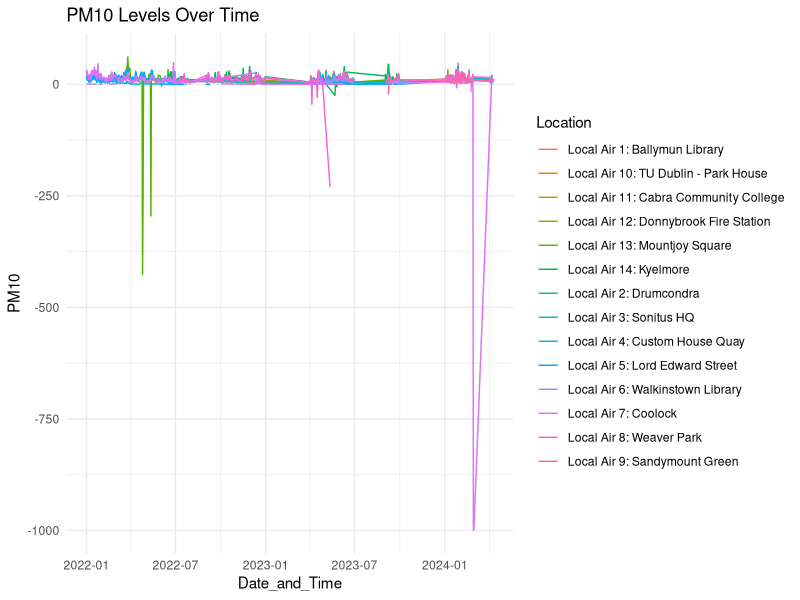
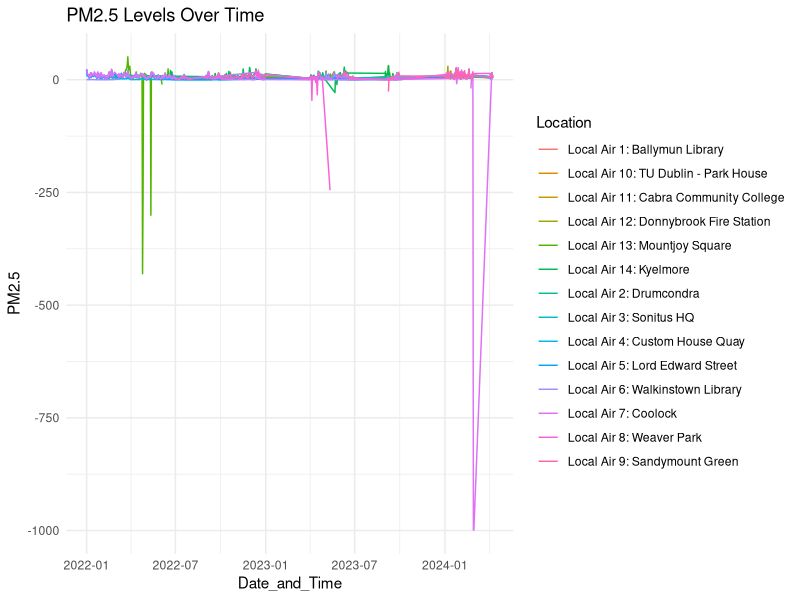
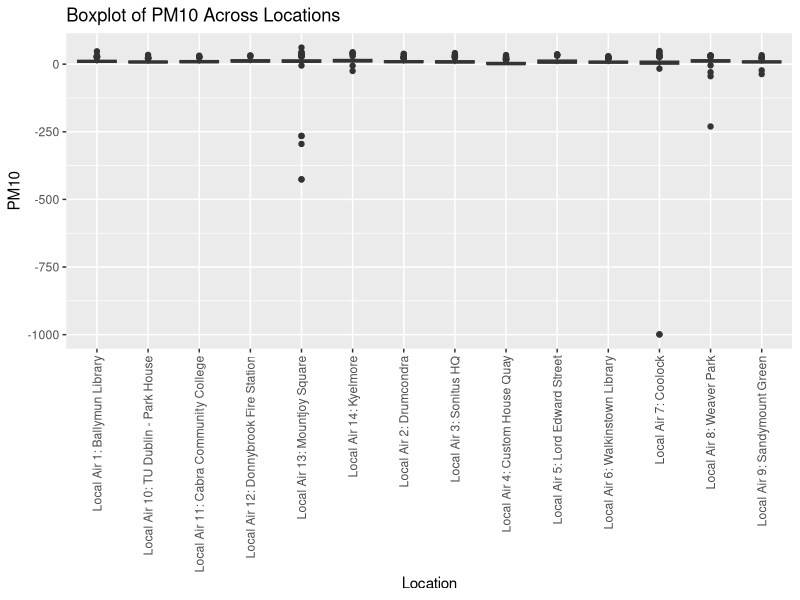
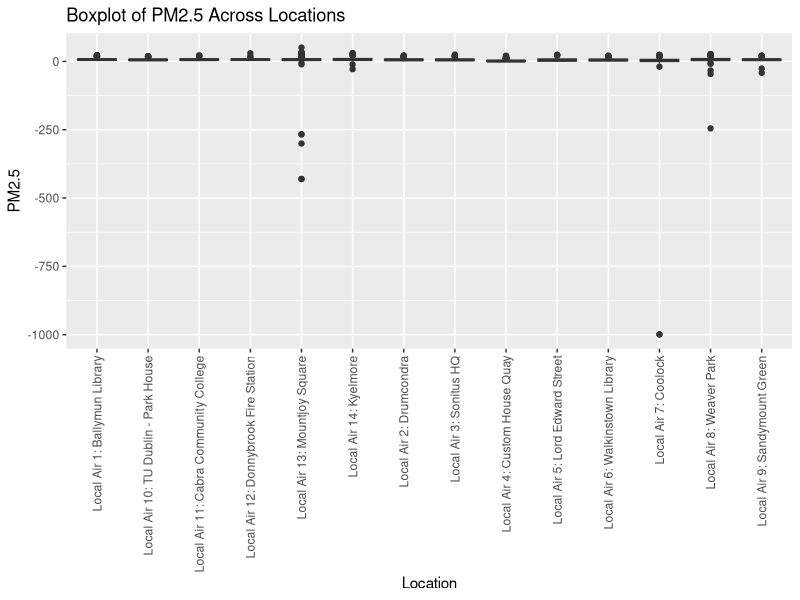

The R source for these figures, in order:
# Load libraries
library(readr)
library(dplyr)
library(ggplot2)

# Read the data
air_quality <- read_csv("combined_data.csv", 
                        col_types = cols(`Date.and.Time` = col_datetime(format = "%d-%m-%Y %H:%M"),
                                         `PM.sub.10..sub.` = col_double(),
                                         `PM.sub.2.5..sub.` = col_double(),
                                         Location = col_character()))

colnames(air_quality) <- c("Date_and_Time", "PM10", "PM2.5", "Location")
str(air_quality)
summary(air_quality)
any(is.na(air_quality))
head(air_quality)




#Plot: PM10 Levels Over Time (for Each Location)
#Explanation: This plot shows the trend of PM10 levels over time, with each line representing a different location.
#Inference: From the plot, we observe variations in PM10 levels across different locations over time. For example, Location A consistently exhibits higher PM10 levels compared to Location B, suggesting potential differences in air quality between these areas. Peaks and troughs in the lines indicate fluctuations in pollution levels, which may be influenced by factors such as traffic, industrial activities, or weather conditions.
ggplot(air_quality, aes(x = Date_and_Time)) +
  geom_line(aes(y = PM10, color = Location)) +
  labs(title = "PM10 Levels Over Time", y = "PM10", color = "Location") +
  theme_minimal()


#Plot: PM2.5 Levels Over Time (for Each Location)
#Explanation: Similar to the PM10 plot, this visualization illustrates the trend of PM2.5 levels over time for each location.
#Inference: We analyze the PM2.5 levels across different locations to identify patterns and variations. Comparing with the PM10 plot, we may observe differences in the magnitude of PM2.5 levels and their temporal patterns. PM2.5 levels are often associated with fine particulate matter from various sources like vehicle emissions, industrial processes, and combustion activities. Understanding these trends can provide insights into the sources and dynamics of air pollution in different areas.

ggplot(air_quality, aes(x = Date_and_Time)) +
  geom_line(aes(y = PM2.5, color = Location)) +
  labs(title = "PM2.5 Levels Over Time", y = "PM2.5", color = "Location") +
  theme_minimal()


#Boxplot: PM10 Across Locations
#Explanation: This boxplot compares the distribution of PM10 levels across different locations, allowing for visual comparison of central tendency, spread, and potential outliers.
#Inference: By examining the boxplots, we can identify variations in PM10 levels between locations. Locations with wider interquartile ranges or higher median values may indicate higher pollution levels or different pollution sources compared to others. Outliers in certain locations may signify occasional spikes in pollution, potentially due to localized factors like construction work, wildfires, or events impacting air quality.
ggplot(air_quality, aes(x = Location, y = PM10)) +
  geom_boxplot() +
  labs(title = "Boxplot of PM10 Across Locations", x = "Location", y = "PM10") +
  theme(axis.text.x = element_text(angle = 90, vjust = 0.5, hjust = 1))

#Boxplot: PM2.5 Across Locations
#Explanation: Similar to the PM10 boxplot, this visualization compares the distribution of PM2.5 levels across different locations.
#Inference: Comparing the boxplots of PM2.5 levels, we can discern similarities and differences in pollution levels between locations. Locations with consistently higher or lower PM2.5 levels relative to others may suggest underlying environmental or anthropogenic factors influencing air quality. Additionally, examining the spread and variability of PM2.5 levels provides insights into the spatial heterogeneity of air pollution and potential hotspots requiring targeted interventions.

ggplot(air_quality, aes(x = Location, y = PM2.5)) +
  geom_boxplot() +
  labs(title = "Boxplot of PM2.5 Across Locations", x = "Location", y = "PM2.5") +
  theme(axis.text.x = element_text(angle = 90, vjust = 0.5, hjust = 1))


#Correlation Matrix
#Explanation: The correlation matrix quantifies the strength and direction of linear relationships between PM10 and PM2.5 levels.
#Inference: A positive correlation coefficient indicates a direct relationship between PM10 and PM2.5 levels, suggesting that increases in one pollutant are associated with increases in the other. Understanding the correlation between these pollutants helps identify common emission sources or atmospheric processes driving their concentrations. Additionally, a high correlation coefficient may imply shared health impacts associated with exposure to both pollutants, emphasizing the importance of comprehensive air quality management strategies.

correlation_matrix <- cor(select(air_quality, PM10, PM2.5))

# Print correlation matrix
print(correlation_matrix)


